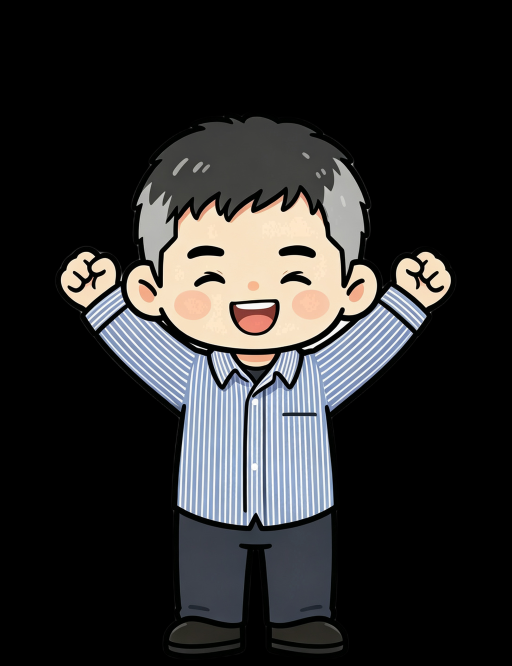
#> input picture assets/_backups/Q版卡通_before_skin_fix/happy/happy_01.png, 1024 x 1331 px (shown at 1/2 size)
$ python -i fix_q_appearance.py   (imports and definitions only)
#> lines starting #> are read from the running program, lines starting #| are printed output that depends on the picture
"""
修复 Q版素材：
1. 填补手部被误抠透明的空洞（轮廓洞 + 手部条带闭运算）
2. 统一肤色到行走帧暖肤色 TARGET_SKIN

用法：
  D:\\Anaconda\\envs\\rembg_env\\python.exe fix_q_appearance.py --restore
"""
from __future__ import annotations

import argparse
import shutil
from pathlib import Path

import cv2
import numpy as np
from PIL import Image

ROOT = Path(__file__).parent
SKIN_Q = ROOT / "assets" / "skins" / "Q版卡通"
BACKUP = ROOT / "assets" / "_backups" / "Q版卡通_before_skin_fix"

TARGET_SKIN = np.array([222, 181, 158], dtype=np.float32)
ALPHA_T = 10


# [12 lines left out: function is_skin, not called in this run]


def character_bbox(opaque: np.ndarray) -> tuple[int, int, int, int]:
    ys, xs = np.where(opaque)
    return int(ys.min()), int(ys.max()), int(xs.min()), int(xs.max())


def detect_contour_holes(arr: np.ndarray) -> np.ndarray:
    alpha = arr[:, :, 3]
    rgb = arr[:, :, :3]
    opaque = alpha > ALPHA_T
    # 实心黑线才算描边；半透明脏色（rembg 残渣）不算
    outline = (alpha >= 200) & (rgb.mean(axis=2) < 40)
    y_top, y_bot, x_left, x_right = character_bbox(opaque)
    char_h = max(y_bot - y_top, 1)
    char_w = max(x_right - x_left, 1)
    mid_x = (x_left + x_right) / 2

    outline_d = cv2.dilate(
        (outline.astype(np.uint8) * 255),
        cv2.getStructuringElement(cv2.MORPH_ELLIPSE, (3, 3)),
        1,
    )
    holes = np.zeros(alpha.shape, dtype=bool)

    for k in (7, 9, 11, 15, 21):
        sealed = cv2.morphologyEx(
            outline_d,
            cv2.MORPH_CLOSE,
            cv2.getStructuringElement(cv2.MORPH_ELLIPSE, (k, k)),
        )
        cnts, hier = cv2.findContours(sealed, cv2.RETR_CCOMP, cv2.CHAIN_APPROX_SIMPLE)
        if hier is None:
            continue
        hier = hier[0]
        for i, c in enumerate(cnts):
            if hier[i][3] < 0:
                continue
            area = cv2.contourArea(c)
            if area < 100 or area > 6000:
                continue
            x, y, bw, bh = cv2.boundingRect(c)
            cx, cy = x + bw / 2, y + bh / 2
            if cy > y_top + char_h * 0.90:
                continue
            rel_y = (cy - y_top) / char_h
            rel_x = abs(cx - mid_x) / (char_w / 2)
            side_hand = (0.55 <= rel_y <= 0.88) and (rel_x >= 0.35)
            raised_hand = (0.05 <= rel_y <= 0.45) and (rel_x >= 0.40)
            if not (side_hand or raised_hand):
                continue
            mask = np.zeros(alpha.shape, np.uint8)
            cv2.drawContours(mask, [c], -1, 255, -1)
            # 洞内：全透明，或半透明脏色
            region = (mask > 0) & ((alpha < 200) | ((alpha > ALPHA_T) & (rgb.mean(axis=2) < 80) & (alpha < 250)))
            # 排除已是正常肤色
            region &= ~is_skin(arr[:, :, :3], alpha)
            if region.sum() >= 40:
                holes |= region
    return holes


# [225 lines left out: functions detect_band_holes, detect_hull_hand_holes, fill_holes, unify_skin, process_file, restore_from_backup and 1 more, not called in this run]


# [2 lines not run here, left out]

>>> import cv2
>>> picture = cv2.imread('assets/_backups/Q版卡通_before_skin_fix/happy/happy_01.png', cv2.IMREAD_GRAYSCALE)
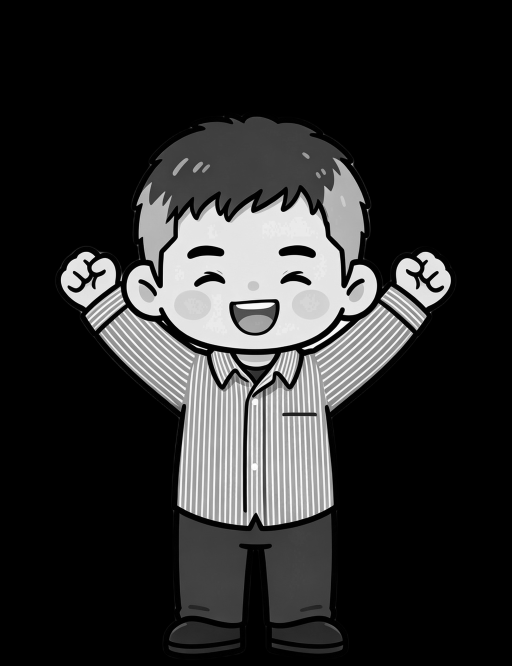
#> picture: shape (1331, 1024) (shown at 1/2 size); min 0, max 255, mean 43.2
#> (the run stopped early here; a loop or call above may not have finished)

$ run again, on assets/_backups/Q版卡通_before_skin_fix/idle/idle_03.png
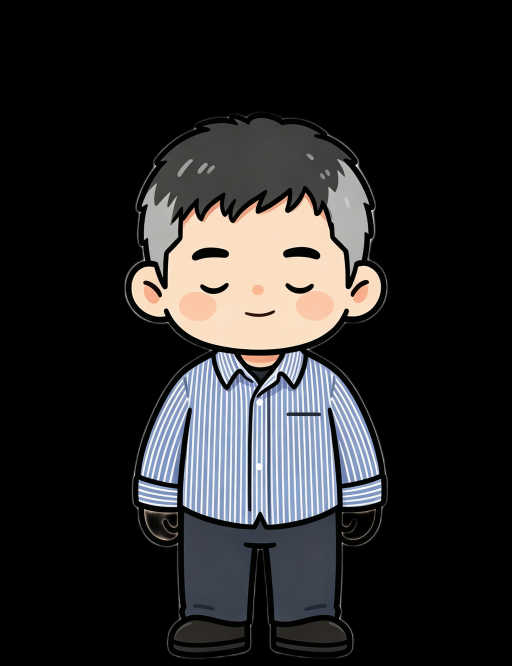
#> input picture assets/_backups/Q版卡通_before_skin_fix/idle/idle_03.png, 1024 x 1331 px (shown at 1/2 size)
#> `picture = cv2.imread('assets/_backups/Q版卡通_before_skin_fix/happy/happy..`:
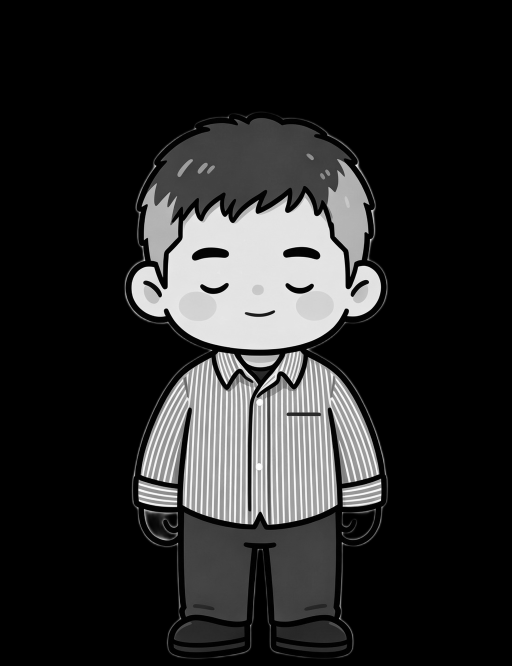
#> picture: shape (1331, 1024) (shown at 1/2 size); min 0, max 255, mean 39.8
